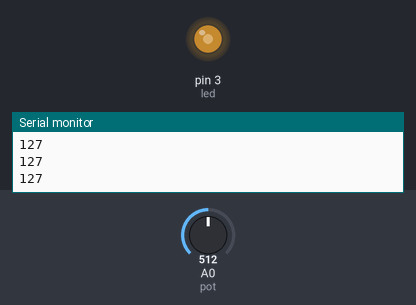
A sketch run on a simulated Arduino Uno, built with avr-gcc and run on an emulated ATmega328P. Shown: output pins drawn as LEDs (lit = HIGH), the last lines printed to the serial monitor. The inputs (shaded band) are chosen by the test bench; at power-on: A0 (pot) = 512.

Above: at 1.2 s.
1.3 s: A0 (pot) set to 716
At 2.5 s:
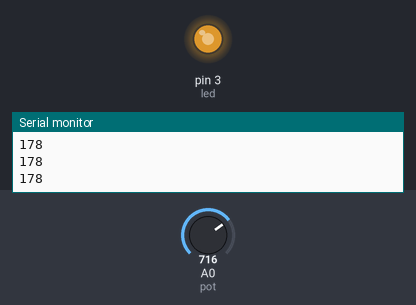
2.8 s: A0 (pot) set to 900
At 4.0 s:
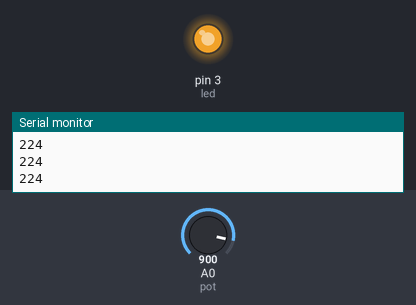
4.3 s: A0 (pot) set to 122
At 5.0 s:
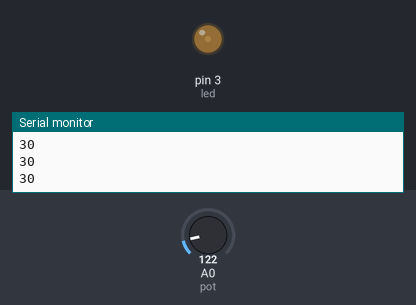
5.8 s: A0 (pot) set to 0
At 6.1 s:
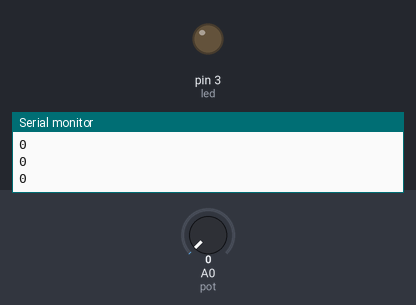
7.3 s: A0 (pot) set to 511
At 8.5 s:
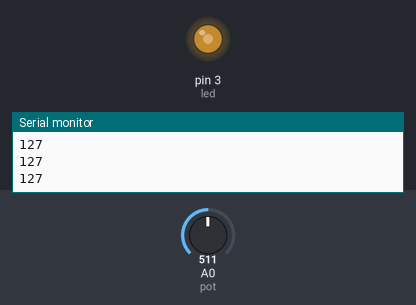
Timing chart, 0 to 9.8 s (numbered marks = the images above; inputs shaded):
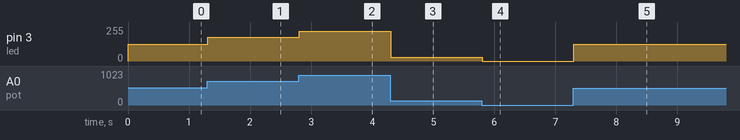

The sketch:

PWMsinyal.ino
```cpp
int led = 3;
int pot=A0;
void setup() {
  pinMode(led, OUTPUT);
  pinMode(pot,INPUT);
  Serial.begin(9600);


}

void loop() {
  int dimmer = analogRead(pot);
  dimmer = map(dimmer,0,1023,0,255); // map(değişken,kendi aralığı,kendi aralığı,istenilen aralık,istenilen aralık);
  Serial.println(dimmer);
  analogWrite(led,dimmer);
  /*
  analogWrite (led,0);
  delay(400);
  analogWrite(led,50);
  delay(400);
  analogWrite(led,75);
  delay(400);
  analogWrite (led,100);
  delay(400);
  analogWrite(led,125);
  delay(400);
  analogWrite(led,150);
  delay(400);
  analogWrite(led,175);
  delay(400);
  analogWrite (led,200);
  delay(400);
  analogWrite(led,225);
  delay(400);
  analogWrite(led,255);
  delay(400);
  */
}
```

Measured:
- after the input at 1.3 s, pin 3 (led): 127/255 → 178/255 at once
- after the input at 2.8 s, pin 3 (led): 178/255 → 224/255 at once
- after the input at 4.3 s, pin 3 (led): 224/255 → 30/255 at once
- after the input at 5.8 s, pin 3 (led): 30/255 → 0/255 at once
- after the input at 7.3 s, pin 3 (led): 0/255 → 127/255 at once
